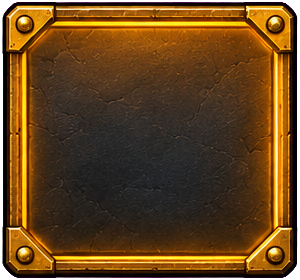
#> input picture godot/assets/ui/kit/tab_on.png, 300 x 280 px
$ python kit_cut.py ../../godot/assets/ui/kit/card.png ../../godot/assets/ui/kit/tab_on.png ../../godot/assets/ui/kit/title.png
#> lines starting #> are read from the running program, lines starting #| are printed output that depends on the picture
# Cuts the UI kit sheets GPT drew on flat magenta into separate pieces for the game (godot/assets/ui/kit/).
#   python kit_cut.py frames <sheet.png> <out_dir>   pieces found as separate regions, named row by row (FRAMES)
#   python kit_cut.py icons  <sheet.png> <out_dir>   a 5x4 grid of icons, each cell trimmed to its picture (ICONS)
import sys, os
import numpy as np
from PIL import Image

FRAMES = ["window", "card", "tab", "tab_on", "btn_green", "btn_gold", "btn_dark", "title",
          "capsule", "sq_gold", "sq_dark", "ring", "portrait"]
ICONS = ["map", "mine", "collection", "equipment", "build", "play", "coin", "iron", "gold", "copper",
         "heart", "gear", "plus", "minus", "check", "lock", "close", "alert", "lantern", "pick"]

MODE, SRC, OUT = sys.argv[1], sys.argv[2], sys.argv[3]
os.makedirs(OUT, exist_ok=True)
im = np.asarray(Image.open(SRC).convert("RGB")).astype(np.float32) / 255.0
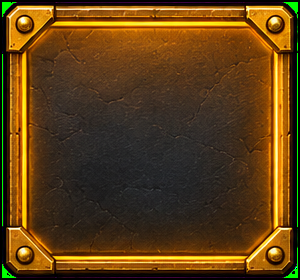
#> im: shape (280, 300, 3) float32; mean R, G, B 0.367, 0.244, 0.0845
r, g, b = im[..., 0], im[..., 1], im[..., 2]
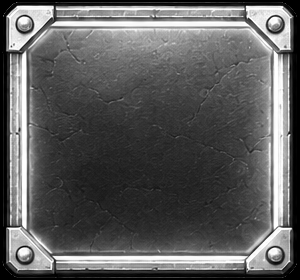
#> r: shape (280, 300) float32; min 0, max 1, mean 0.367
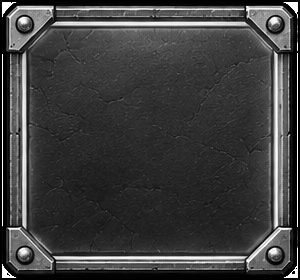
#> g: shape (280, 300) float32; min 0, max 1, mean 0.244
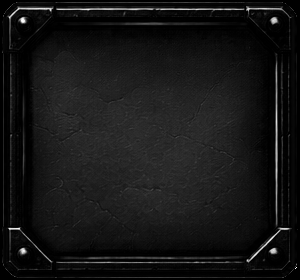
#> b: shape (280, 300) float32; min 0, max 1, mean 0.0845
mag = np.clip((np.minimum(r, b) - g - 0.25) / 0.45, 0.0, 1.0)
#> mag: shape (280, 300) float32; every value is 0
alpha = 1.0 - mag
#> alpha: shape (280, 300) float32; every value is 1
M = np.array([1.0, 0.0, 1.0])
a3 = np.maximum(alpha[..., None], 1e-3)
fg = np.clip((im - (1.0 - a3) * M) / a3, 0.0, 1.0)
rgba = np.dstack([fg, alpha])

def save(name, y0, y1, x0, x1, keep=None):
    sub = rgba[y0:y1, x0:x1].copy()
    if keep is not None: sub[..., 3] *= keep[y0:y1, x0:x1]
    a = sub[..., 3] > 0.04
    ys, xs = np.nonzero(a)
    sub = sub[ys.min():ys.max() + 1, xs.min():xs.max() + 1]
    sub = np.pad(sub, ((2, 2), (2, 2), (0, 0)))
    Image.fromarray((sub * 255).astype(np.uint8), "RGBA").save(os.path.join(OUT, name + ".png"))
    print(name, sub.shape[1], sub.shape[0])

def regions(m, grow, min_px):
    """connected regions of the mask grown by `grow` px (loose bits stay with their piece): label image, boxes"""
#> called with grow = 6, min_px = 2000
    grown = m.copy()
#> grown: shape (280, 300) bool; every value is 1
    for _ in range(grow):
        g2 = grown.copy()
        g2[1:] |= grown[:-1]; g2[:-1] |= grown[1:]; g2[:, 1:] |= grown[:, :-1]; g2[:, :-1] |= grown[:, 1:]
        grown = g2
    lab = np.zeros(m.shape, np.int32); n = 0; boxes = []
    H, W = m.shape
#> H = 280; W = 300
    for y0, x0 in zip(*np.nonzero(grown)):
        if lab[y0, x0]: continue
        n += 1; st = [(y0, x0)]; lab[y0, x0] = n; ys = []; xs = []
        while st:
            y, x = st.pop(); ys.append(y); xs.append(x)
            for yy, xx in ((y + 1, x), (y - 1, x), (y, x + 1), (y, x - 1)):
                if 0 <= yy < H and 0 <= xx < W and grown[yy, xx] and not lab[yy, xx]:
                    lab[yy, xx] = n; st.append((yy, xx))
        if len(ys) > min_px:
            boxes.append((n, min(ys), max(ys) + 1, min(xs), max(xs) + 1))
#> this loop made 84000 passes
#> n on pass 1: 1
#> lab: shape (280, 300) int32; every value is 1
#> after the loop, boxes = [(1, 0, 280, 0, 300)]; n = 1
    return lab, boxes

if MODE == "icons":
    # each region goes to the grid cell its middle falls in; an icon is all the regions of its cell
    h, w = alpha.shape
    lab, boxes = regions(alpha > 0.5, 3, 300)
    for i, name in enumerate(ICONS):
        cx, cy = i % 5, i // 5
        mine = [bx for bx in boxes if int((bx[3] + bx[4]) / 2 * 5 / w) == cx and int((bx[1] + bx[2]) / 2 * 4 / h) == cy]
        keep = np.isin(lab, [bx[0] for bx in mine]).astype(np.float32)
        save(name, min(b[1] for b in mine), max(b[2] for b in mine), min(b[3] for b in mine), max(b[4] for b in mine), keep)
else:
    lab, boxes = regions(alpha > 0.5, 6, 2000)
#> boxes = [(1, 0, 280, 0, 300)]
    # rows: pieces whose vertical middles are close
    boxes.sort(key=lambda b: (b[1] + b[2]) / 2)
    rows = []
    for bx in boxes:
        cy = (bx[1] + bx[2]) / 2
        if rows and abs(cy - rows[-1][0]) < 120: rows[-1][1].append(bx)
        else: rows.append([cy, [bx]])
#> this loop made 1 pass
#> (bx, cy) on pass 1: ((1, 0, 280, 0, 300), 140)
#> after the loop, rows = 1 item
    order = [bx for _, rb in rows for bx in sorted(rb, key=lambda b: b[3])]
#> order = [(1, 0, 280, 0, 300)]
    for name, (k, y0, y1, x0, x1) in zip(FRAMES, order):
        save(name, y0, y1, x0, x1, (lab == k).astype(np.float32))
#> this loop made 1 pass
#| window 304 284
#> pass 1, in save, `sub = np.pad(sub, ((2, 2), (2, 2), (0, 0)))`:
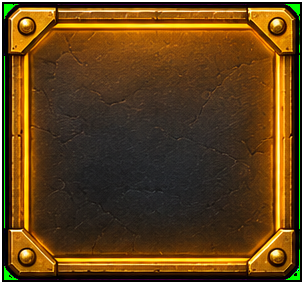
#> sub: shape (284, 304, 4) float64; mean R, G, B, A 0.357, 0.238, 0.0822, 0.973; transparent parts drawn white
    print(len(order), "pieces")
#| 1 pieces

$ run again, with godot/assets/ui/kit/sq_gold.png copied over godot/assets/ui/kit/tab_on.png
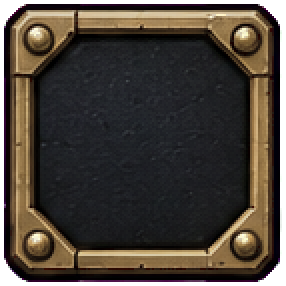
#> input picture godot/assets/ui/kit/sq_gold.png, 143 x 143 px (shown 2 times larger)
#> `r, g, b = im[..., 0], im[..., 1], im[..., 2]`:
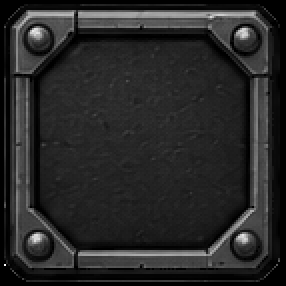
#> b: shape (143, 143) float32 (shown 2 times larger); min 0, max 0.996, mean 0.156
#> mag: shape (143, 143) float32; every value is 0
#> alpha: shape (143, 143) float32; every value is 1
#> grown: shape (143, 143) bool; every value is 1
#> the loop in regions, `for y0, x0 in zip(*np.nonzero(grown)):` made 20449 passes
#> n on pass 1: 1
#> after the loop in regions, `for y0, x0 in zip(*np.nonzero(grown)):`: boxes = [(1, 0, 143, 0, 143)]; n = 1
#> `lab, boxes = regions(alpha > 0.5, 6, 2000)`: boxes = [(1, 0, 143, 0, 143)]
#> the loop `for bx in boxes:` made 1 pass
#> (bx, cy) on pass 1: ((1, 0, 143, 0, 143), 71.5)
#> after the loop `for bx in boxes:`: rows = 1 item
#> order = [(1, 0, 143, 0, 143)]
#> the loop `for name, (k, y0, y1, x0, x1) in zip(FRAMES, order):` made 1 pass
#> (printed output is left out)
#> pass 1, in save, `sub = np.pad(sub, ((2, 2), (2, 2), (0, 0)))`:
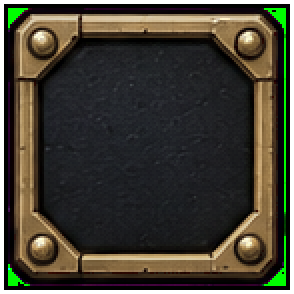
#> sub: shape (147, 147, 4) float64 (shown 2 times larger); mean R, G, B, A 0.209, 0.193, 0.148, 0.946; transparent parts drawn white
#| 1 pieces
